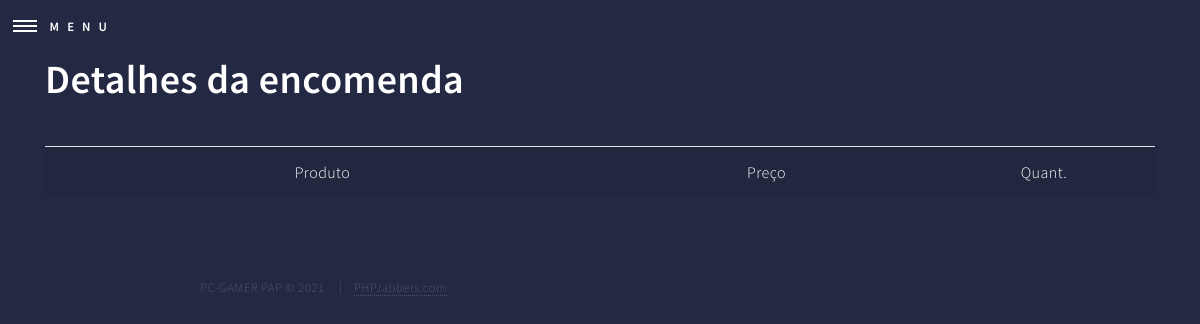
The app's page /admin/verEncomenda.php?id=14, older data.
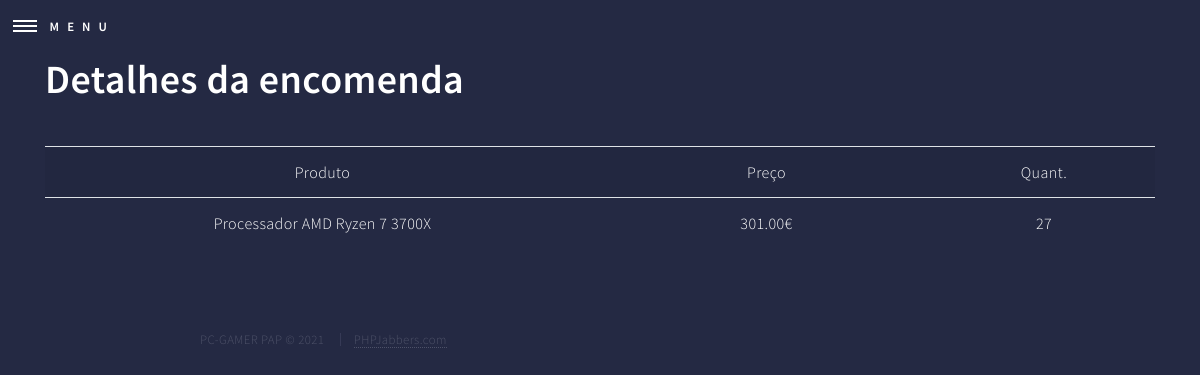
The same page, newer data.
### tables this page shows
CREATE TABLE `encomendadetalhes` (
  `encomendaDetalheId` int(11) NOT NULL AUTO_INCREMENT,
  `encomendaDetalheEncomendaId` int(11) NOT NULL,
  `encomendaDetalheProdutoId` int(11) NOT NULL,
  `encomendaDetalhePreco` decimal(10,2) NOT NULL,
  `encomendaDetalheQuantidade` int(11) NOT NULL,
  PRIMARY KEY (`encomendaDetalheId`) USING BTREE,
  KEY `fk_encomendadetalhes_encomendas1_idx` (`encomendaDetalheEncomendaId`) USING BTREE,
  KEY `fk_encomendadetalhes_produtos1_idx` (`encomendaDetalheProdutoId`) USING BTREE,
  CONSTRAINT `fk_encomendadetalhes_encomendas1` FOREIGN KEY (`encomendaDetalheEncomendaId`) REFERENCES `encomendas` (`encomendaId`) ON DELETE NO ACTION ON UPDATE NO ACTION,
  CONSTRAINT `fk_encomendadetalhes_produtos1` FOREIGN KEY (`encomendaDetalheProdutoId`) REFERENCES `produtos` (`produtoId`) ON DELETE NO ACTION ON UPDATE NO ACTION
);

CREATE TABLE `produtos` (
  `produtoId` int(11) NOT NULL AUTO_INCREMENT,
  `produtoNome` varchar(255) NOT NULL,
  `produtoImagemURL` varchar(255) NOT NULL,
  `produtoDescricao` text NOT NULL,
  `produtoPreco` decimal(10,2) NOT NULL,
  `produtoCategoriaId` int(11) NOT NULL,
  `produtoDestaque` enum('sim','nao') NOT NULL DEFAULT 'nao',
  PRIMARY KEY (`produtoId`) USING BTREE,
  KEY `fk_produtos_categorias1_idx` (`produtoCategoriaId`) USING BTREE,
  CONSTRAINT `fk_produtos_categorias1` FOREIGN KEY (`produtoCategoriaId`) REFERENCES `categorias` (`categoriaId`) ON DELETE NO ACTION ON UPDATE NO ACTION
);

### admin/verEncomenda.php (the view, shortened to what this page needs)
<?php
include_once ("includes/body.inc.php");
$id=intval($_GET['id']);
$sql="  select * from encomendaDetalhes inner join produtos
                on produtoId=encomendaDetalheProdutoId
                where encomendaDetalheEncomendaId=".$id;
$result=mysqli_query($con,$sql);
?>
<div class="container">
<h1>Detalhes da encomenda</h1>
    <table class="table table-striped table-hover">
        <tr>
            <th width="50%" class="text-center">Produto</th>
            <th width="30%" class="text-center" >Preço</th>
            <th width="20%" class="text-center">Quant.</th>
        </tr>
        <?php
            while($dados=mysqli_fetch_array($result)){
        ?>
            <tr>
                <td class="text-center"><?php echo $dados['produtoNome']?></td>
                <td class="text-center"><?php echo $dados['produtoPreco']?>&euro;</td>
                <td class="text-center"><?php echo $dados['encomendaDetalheQuantidade']?></td>
            </tr>
                <?php
            }
        ?>
    </table>
</div>

Row changes from the older to the newer data that the page shows:
added encomendadetalhes: encomendaDetalheProdutoId.produtoNome "Processador AMD Ryzen 7 3700X", encomendaDetalheProdutoId.produtoPreco "301.00", encomendaDetalheQuantidade "27"
